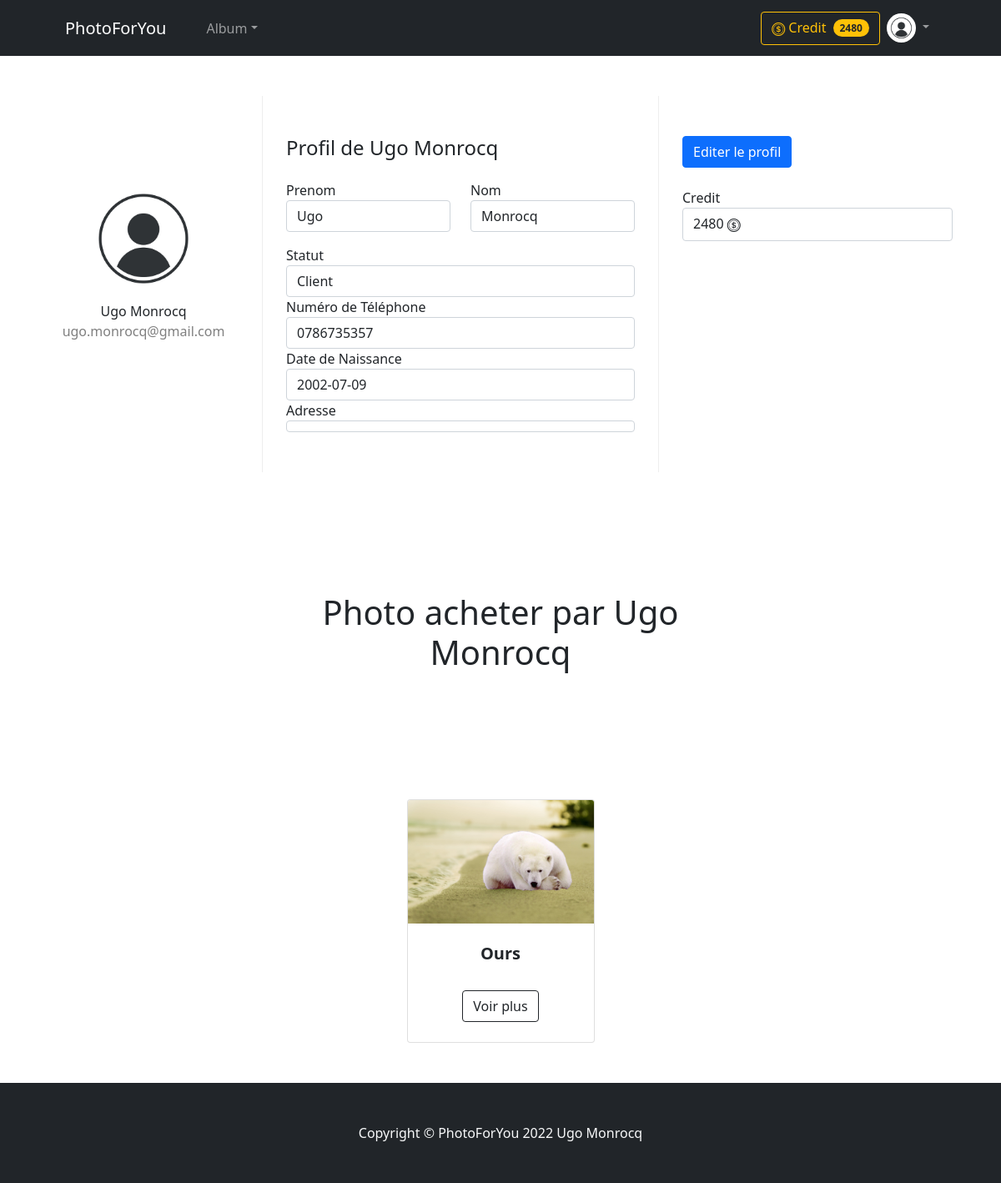
The app's page /voir-profil.php (signed in), older data.
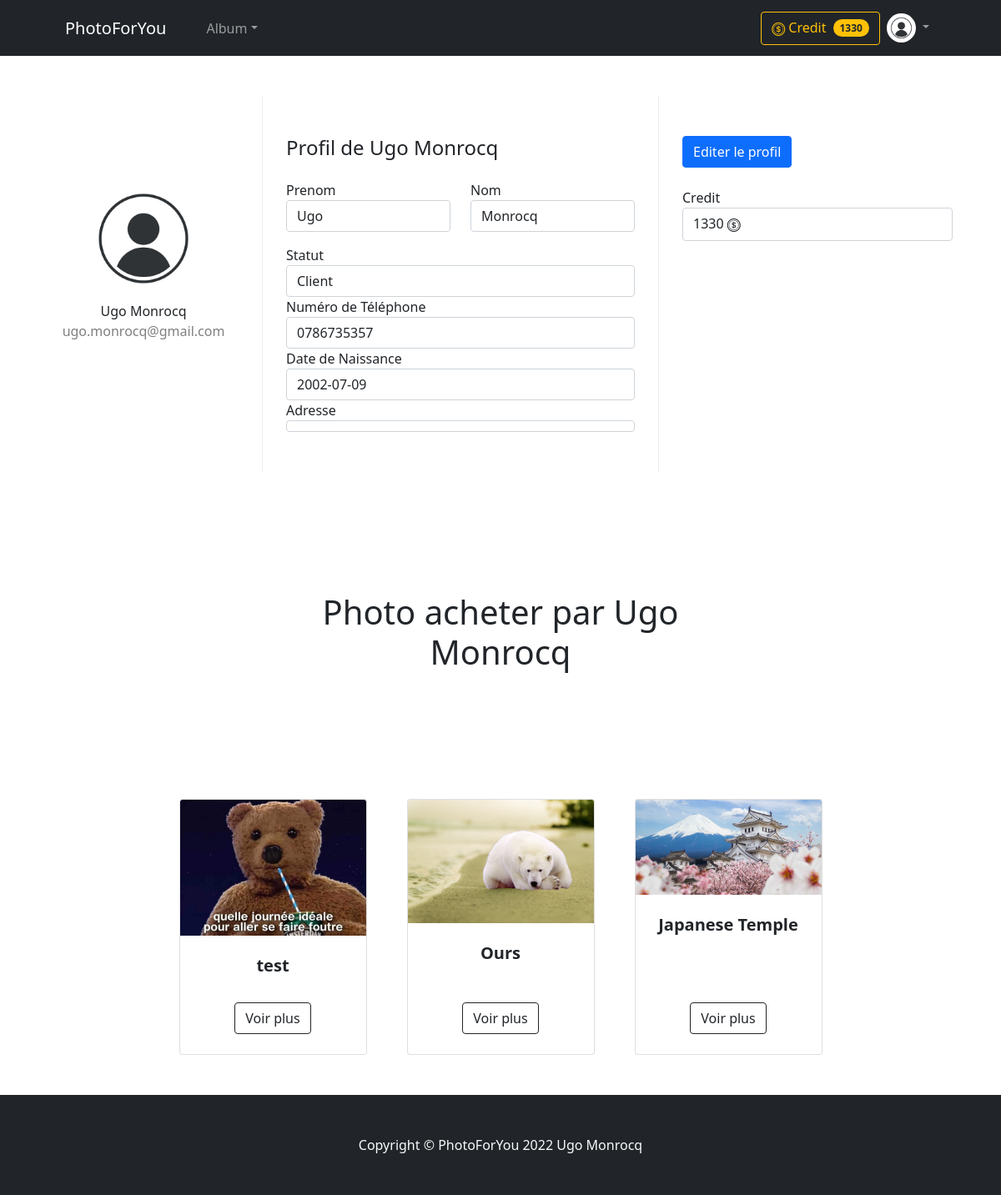
The same page, newer data.
### tables this page shows
CREATE TABLE IF NOT EXISTS `menu` (
  `idMenu` int(11) NOT NULL,
  `nomMenu` varchar(45) DEFAULT NULL,
  `URL` varchar(100) DEFAULT NULL,
  `Habilitation` varchar(45) DEFAULT NULL,
  PRIMARY KEY (`idMenu`)
);

CREATE TABLE IF NOT EXISTS `acheter` (
  `idphoto` int(11) NOT NULL,
  `idacheter` int(11) NOT NULL AUTO_INCREMENT,
  `iduser` int(11) NOT NULL,
  PRIMARY KEY (`idacheter`,`idphoto`,`iduser`),
  UNIQUE KEY `idphoto_UNIQUE` (`idphoto`),
  KEY `iduser` (`iduser`)
);

CREATE TABLE IF NOT EXISTS `photo` (
  `idphoto` int(11) NOT NULL AUTO_INCREMENT,
  `libelle` varchar(45) DEFAULT NULL,
  `photolargeur` int(11) DEFAULT NULL,
  `photolongueur` int(11) DEFAULT NULL,
  `nomimage` varchar(70) DEFAULT NULL,
  `prix` varchar(45) DEFAULT NULL,
  `datePub` datetime DEFAULT NULL,
  `poids` float DEFAULT NULL,
  `iduser` int(11) DEFAULT NULL,
  `idtags` int(11) DEFAULT NULL,
  PRIMARY KEY (`idphoto`),
  KEY `iduser` (`iduser`)
);

### voir-profil.php (the view, shortened to what this page needs)
<?php
include("includes/header.php");
include("includes/dbconnect.php");
switch($_SESSION['categorie'])
{
    case 1: $categorie="Client";break;
}
$photoacheter = $dbh -> query('SELECT * FROM acheter,tags,users,photo WHERE acheter.iduser = users.iduser AND acheter.idphoto = photo.idphoto AND tags.idtags = photo.idtags AND acheter.iduser = '.$_SESSION['id'].' ORDER BY photo.idphoto DESC');
?>
<body>
<div class="container rounded bg-white mt-5 mb-5">
    <div class="row">
        <div class="col-md-3 border-right">
            <div class="d-flex flex-column align-items-center text-center p-3 py-5">
              <?php echo "<img class='rounded-circle mt-5' width='150px' src='images/profil/".$_SESSION["photouser"]."'>
              <span class='font-weight-bold'>".htmlentities($_SESSION['prenom'])."\t".$_SESSION['nom']."</span>
              <span class='text-black-50'>".htmlentities($_SESSION['email'])."</span>
              <span> </span>";?>
            </div>
        </div>
        <div class="col-md-5 border-right">
            <div class="p-3 py-5">
                <div class="d-flex justify-content-between align-items-center mb-3">
                    <?php echo "<h4 class='text-right'>Profil de"."\t".$_SESSION['prenom']."\t".$_SESSION['nom']."</h4>"?>
                </div>
                <div class="row mt-2">
                    <div class="col-md-6"><label class="labels">Prenom</label><?php echo"<span class='form-control font-weight-bold'>"."\t".$_SESSION['prenom']."</span>";?></div>
                    <div class="col-md-6"><label class="labels">Nom</label><?php echo"<span class='form-control font-weight-bold'>"."\t".$_SESSION['nom']."</span>";?></div>
                </div>
                <div class="row mt-3">
                    <div class="col-md-12"><label class="labels">Statut</label><?php echo"<span class='form-control font-weight-bold'>"."\t".htmlentities($categorie)."</span>";?></div>
                    <div class="col-md-12"><label class="labels">Numéro de Téléphone</label><?php echo"<span class='form-control font-weight-bold'>"."\t".htmlentities($_SESSION['tel'])."</span>";?></div>
                    <div class="col-md-12"><label class="labels">Date de Naissance</label><?php echo"<span class='form-control font-weight-bold'>"."\t".htmlentities($_SESSION['date'])."</span>";?></div>
                    <div class="col-md-12"><label class="labels">Adresse</label><?php echo"<span class='form-control font-weight-bold'>"."\t".htmlentities($_SESSION['adresse'])."</span>";?></div>
            </div>
            </div>
        </div>
        <div class="col-md-4">
            <div class="p-3 py-5">
                <div class="d-flex justify-content-between align-items-center experience"><a class="btn btn-primary" href="editer-profil" role="button">Editer le profil</a></div><br>
                <div class="col-md-12"><label class="labels">Credit</label><?php echo"<span class='form-control font-weight-bold'>"."\t".htmlentities($_SESSION['credit'])." <i class='bi bi-coin'></i></span>";?></div> <br>
            </div>
        </div>
    </div>
</div>
<?php
if($_SESSION['categorie']!=7 AND $_SESSION['categorie']!=3)
{
?>
<section class="py-5 text-center container">
    <div class="row py-lg-5">
      <div class="col-lg-6 col-md-8 mx-auto">
        <h1 class="fw-light">Photo acheter par <?php echo $_SESSION['prenom']."\t".$_SESSION['nom']?></h1>
      </div>
    </div>
  </section>
  <div class='container px-4 px-lg-5 mt-5'>
    <div class='row gx-4 gx-lg-5 row-cols-2 row-cols-md-3 row-cols-xl-4 justify-content-center'>
      <?php
        foreach ($photoacheter as $value)
        echo"
        <div class='col mb-5'>
        <div class='card h-100'>
            <img class='card-img-top' src='images/photos/".htmlentities($value['nomimage'])."' alt='...'/>
            <div class='card-body p-4'>
                <div class='text-center'>
                    <h5 class='fw-bolder'>".$value["libelle"]."</h5>
                </div>
            </div>
            <div class='card-footer p-4 pt-0 border-top-0 bg-transparent'>
                <div class='text-center'><a class='btn btn-outline-dark mt-auto' href='photo-acheter?idphoto=".$value['idphoto']."'>Voir plus</a></div>
            </div>
        </div>
        </div>";
      ?>
    </div>
  </div>
<?php
};
?>
<?php
include ('includes/footer.php');
?>

### includes/header.php (shortened to what this page needs)
<!DOCTYPE html>
<html lang="fr">
<head>
    <link rel="stylesheet" href="assets/css/bootstrap.min.css">
    <link rel="stylesheet" href="https://cdn.jsdelivr.net/npm/bootstrap-icons@1.8.1/font/bootstrap-icons.css">
    <link rel="stylesheet" href="assets/css/style.css">
</head>
<body>
<header>
<nav class="navbar navbar-expand-lg navbar-dark bg-dark">
    <div class="container px-4 px-lg-5">
        <a class="navbar-brand" href="index">PhotoForYou</a>
    <?php
    include("dbconnect.php");
        switch($_SESSION['categorie'])
        {
            case 1:
                $niveauHab = "%C%";
                break;
        }
        $req= "SELECT idMenu,nomMenu,URL FROM menu WHERE Habilitation LIKE '".$niveauHab."'";
        $ins=$dbh->prepare($req);
        $ins->execute();
        $num = $ins->fetchAll();
    ?>
    <div class="collapse navbar-collapse" id="navbarSupportedContent">
      <ul class="navbar-nav me-auto mb-2 mb-lg-0 ms-lg-4">
            <?php
              foreach ($num as $value)
                  {
                    if (strlen($value['idMenu'])==1)
                    {
                      echo "<li class='nav-item dropdown'>".PHP_EOL;
                        echo "<a class='nav-link dropdown-toggle' data-toggle='dropdown' href=".$value['URL'].">".$value['nomMenu']."</a>".PHP_EOL;
                      echo "</li>";
                    }
                  }
            ?>
        </ul>
      </div>
        <?php
            switch($_SESSION['categorie'])
            {
              case 1:
            echo "
            <div class='d-grid gap-2 d-md-flex justify-content-md-end'>
              <a class='btn btn-outline-warning' href='credit' type='submit'>
                <i class='bi bi-coin'></i>
                Credit
                <span class='badge bg-warning text-dark ms-1 rounded-pill'>".$_SESSION['credit']."</span>
              </a>
            </div>
            <div class='d-grid gap-2 d-md-flex justify-content-md-end'>
              <div class='collapse navbar-collapse'>
                <ul class='navbar-nav dropdown-menu-lg-end'>
                  <li class='nav-item dropdown'>
                    <a class='nav-link dropdown-toggle' href='#' id='navbarDropdownMenuLink' role='button' data-toggle='dropdown'>
                      <img src='images/profil/".htmlentities($_SESSION['photouser'])."' class='rounded-circle' alt='' width=35 height=35/>
                    </a>
                      <ul class='dropdown-menu dropdown-menu-lg-end'>
                        <li> <a class='dropdown-item' href='voir-profil'>Voir Profil</a></li>
                        <li><a class='dropdown-item' href='deconnexion'>Deconnexion</a></li>
                      </ul>
                  </li>
                </ul>
              </div>
            </div>";break;
          }?>
    </div>
</nav>
</header>

### includes/footer.php (shortened to what this page needs)
<footer class="py-5 bg-dark">
    <div class="container"><p class="m-0 text-center text-light">Copyright &copy; PhotoForYou <?php echo date("Y");?> Ugo Monrocq</p></div>
</footer>
</body>
</html>

### assets/css/style.css (style rules this page uses)
.bi { vertical-align: -.125em; fill: currentColor; }
.border-right { border-right: 1px solid #eee; }

Row changes from the older to the newer data that the page shows:
added acheter: idphoto.nomimage (picture), idphoto.libelle "test"
added acheter: idphoto.nomimage (picture), idphoto.libelle "Japanese Temple"
Text that changed along with them:
$_SESSION['credit']: "2480" → "1330"
